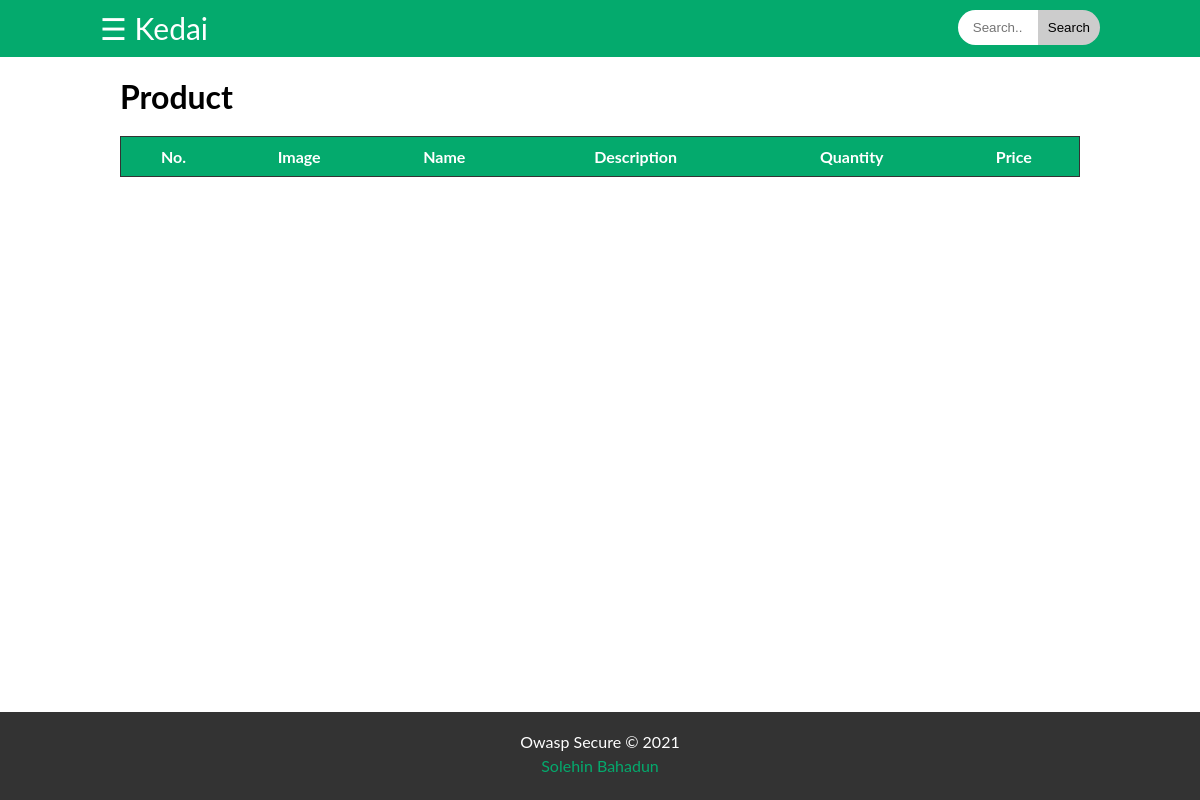
The page /product.php on the database as committed earlier.
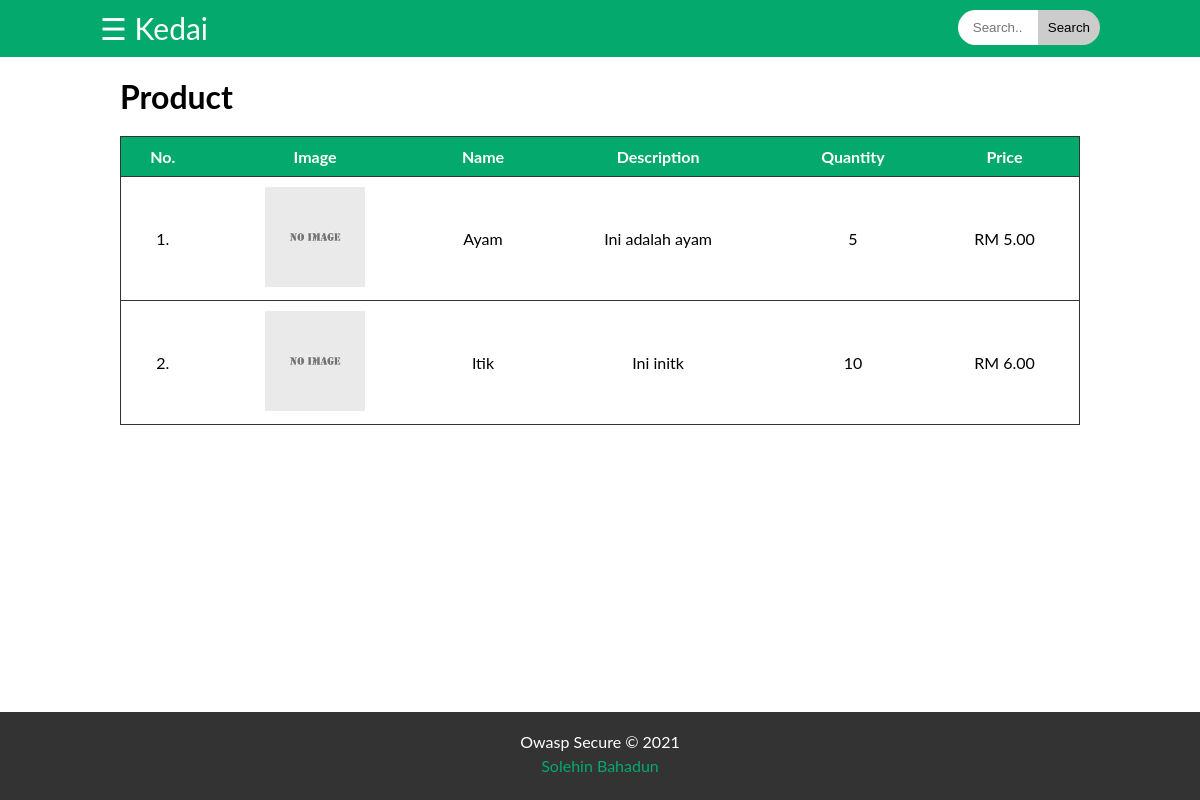
The same page on the database as committed later.
### tables this page shows
CREATE TABLE `products` (
  `productId` int(255) NOT NULL,
  `productCategories` varchar(255) NOT NULL,
  `productImage` varchar(255) NOT NULL,
  `productName` varchar(255) NOT NULL,
  `productDescription` varchar(255) NOT NULL,
  `productQuantity` int(255) NOT NULL,
  `productPrice` decimal(16,2) NOT NULL
);

### product.php (the view, shortened to what this page needs)
<?php
    include '_header.php';
    print('
        <main>
            <div class="container">
                <div class="product">
                    <h1>Product</h1>
                    <table class="table-product">
                        <tr>
                            <th>
                                No.
                            </th>
                            <th>
                                Image
                            </th>
                            <th>
                                Name
                            </th>
                            <th>
                                Description
                            </th>
                            <th>
                                Quantity
                            </th>
                            <th>
                                Price
                            </th>');
    print('
                        </tr>
    ');
    $count=1;
    if(isset($_GET['search'])){
        $sql="SELECT * FROM products WHERE productCategories LIKE '%$search%' OR productName LIKE '%$search%' ORDER BY productName ASC";
    }else{
        $sql="SELECT * FROM products ORDER BY productName ASC";
    }
    $result=mysqli_query($conn,$sql);
    while($row=mysqli_fetch_assoc($result)){
        if($row['productImage']!=''){$productImage=$row['productImage'];}else{$productImage='no-image.jpg';}
        $productName=$row['productName'];
        $productDescription=$row['productDescription'];
        $productQuantity=$row['productQuantity'];
        $productPrice=$row['productPrice'];
        print('
            <tr>
                <td>'.$count++.'.</td>
                <td><img src="img/'.$productImage.'"></td>
                <td>'.$productName.'</td>
                <td>'.$productDescription.'</td>
                <td>'.$productQuantity.'</td>
                <td>RM '.$productPrice.'</td>');
                print('
            </tr>
        ');
    }
print('
                    </table>
                </div>
            </div>
        </main>
    ');
    include '_footer.php';
?>

### _header.php (shortened to what this page needs)
<!DOCTYPE html>
<html lang="en">
    <head>
        <link rel="stylesheet" type="text/css" href="style/main.css">
    </head>
    <body>
<?php
if(isset($_GET['search'])){
    $search=$_GET['search'];
}else{
    $search='';
}
if(isset($_SESSION['userId'])){
    print('
        <nav>
            <div class="container">
                <div id="mySidenav" class="sidenav">
                    <a href="javascript:void(0)" class="closebtn" onclick="closeNav()">&times;</a>
                    <a href="home.php">Home</a>
                    <a href="product.php">Product</a>
                    <a href="cart.php">My Cart</a>
                    <a href="purchase.php">My Purchase</a>
                    <a href="profile.php">My Profile</a>
                    <a href="logout.php">Logout</a>
                </div>
                <span style="font-size:30px;cursor:pointer" onclick="openNav()">&#9776; Kedai Komputer</span>
                <form class="search-container" action="action/search-action.php" method="post">
                    <input type="text" name="search" placeholder="Search..." value="'.$search.'"/><button type="submit">Search</button>
                </form>
            </div>
        </nav>
    ');
}else{
    print('
        <nav>
            <div class="container">
                <div id="mySidenav" class="sidenav">
                    <a href="javascript:void(0)" class="closebtn" onclick="closeNav()">&times;</a>
                    <a href="home.php">Home</a>
                    <a href="product.php">Product</a>
                    <a href="register.php">Register</a>
                    <a href="login.php">Login</a>
                </div>
                <span style="font-size:30px;cursor:pointer" onclick="openNav()">&#9776; Kedai</span>
                <form class="search-container" action="action/search-action.php" method="post">
                    <input type="text" name="search" placeholder="Search..." value="'.$search.'"/><button type="submit">Search</button>
                </form>
            </div>
        </nav>
    ');
}
?>

### _footer.php (shortened to what this page needs)
        <footer>
            <div class="container">
                <div class="footer-top">
                    Owasp Secure &copy; 2021
                </div>
                <div class="footer-bottom">
                    <a href="">Solehin Bahadun</a>
                </div>
            </div>
        </footer>
    </body>
</html>

### style/main.css (style rules this page uses)
* { margin: 0; }
body { font-family: 'Lato', sans-serif; }
.container { max-width: 1000px; margin: auto; }
nav { background: #04aa6d; padding: 10px; color: #fff; }
.search-container { float: right; }
.search-container input { padding: 10px 15px 10px 15px; border: none; border-radius: 50px 0 0 50px; width: 50px; transition: 0.4s; }
.search-container button { padding: 10px; border: none; border-radius: 0 50px 50px 0; background: #ccc; cursor: pointer; }
main { padding-bottom: 100px; }
.product { padding: 20px; }
.table-product { margin-top: 20px; width: 100%; border-collapse: collapse; }
.table-product th { padding: 10px; background: #04aa6d; color: #fff; }
.table-product tr { border: solid 0.5px #333; }
.table-product td { padding: 10px; text-align: center; }
.table-product img { width: 100px; }
footer { position: fixed; bottom: 0; width: 100%; text-align: center; padding: 20px 0 20px 0; background: #333; color: #fff; }
.footer-bottom { padding: 5px; }
footer a { color: #04aa6d; text-decoration: none; }

Rows that differ between the two databases and show on the page:
added products: productName "Ayam", productDescription "Ini adalah ayam", productQuantity "5", productPrice "5.00"
added products: productName "Itik", productDescription "Ini initk", productQuantity "10", productPrice "6.00"
